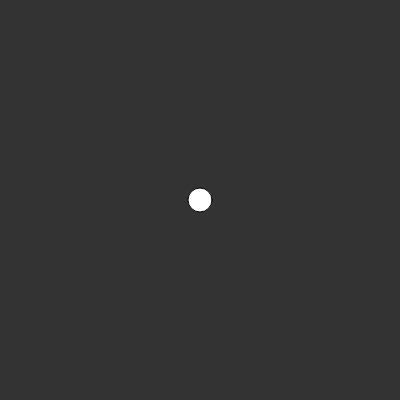
Frame 1 (no input)
Frame 60 (no input): identical to frame 1, image omitted
Frame 120 (the mouse pressed at the canvas centre since frame 60): identical to frame 1, image omitted

The p5.js sketch that drew this single still picture (run headless with seeded random() and noise() and a simulated clock; from frame 60 on, the mouse is pressed at the canvas centre):

// p5.js sketch
// ── sketch.js
 


function setup () {
    createCanvas(400,400)
}


function draw () {
    background(51);
    ellipse(200,200,24,24)
}
